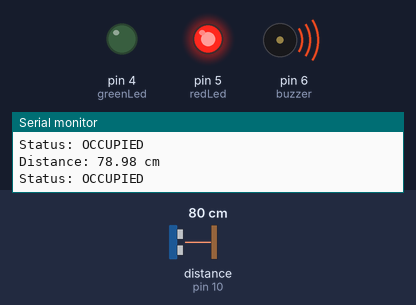
Simulated run of this sketch. Board: Arduino Uno, built with avr-gcc and run on an emulated ATmega328P. On the bench: output pins drawn as LEDs (lit = HIGH), buzzer (waves = sounding), the last lines printed to the serial monitor. Wiring (inferred from the names in the program): ultrasonic range finder: trigger pin 9; echo pin 10. The inputs (shaded band) are chosen by the test bench; at power-on: distance to the obstacle (sensor on pin 10) 80 cm. The echo pulse lasts 58.3 µs per cm; pins used as bus, display or sensor lines are not drawn.

Above: at 1.2 s.
1.3 s: distance to the obstacle (sensor on pin 10) set to 99 cm
2.8 s: distance to the obstacle (sensor on pin 10) set to 104 cm
At 4.0 s:
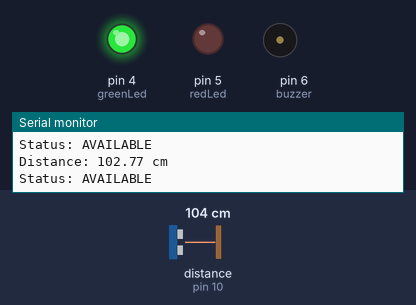
4.3 s: distance to the obstacle (sensor on pin 10) set to 2 cm
At 4.7 s:
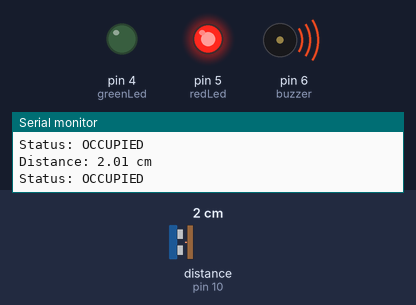
5.8 s: distance to the obstacle (sensor on pin 10) set to 120 cm
At 6.5 s:
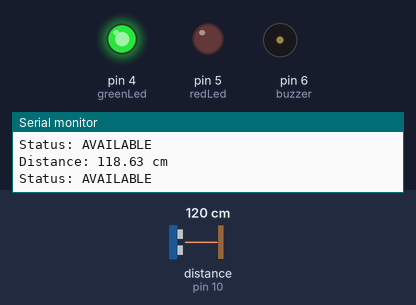
Timing chart, 0 to 8.4 s (numbered marks = the images above; inputs shaded):
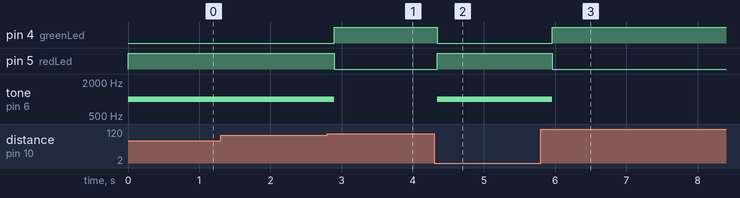

Measured:
- the behaviour switches between 101 and 102 cm on distance to the obstacle (sensor on pin 10) (found by bisection; images 0 and 1)
- after the input at 2.8 s, pin 4 (greenLed): LOW → HIGH after 0.10 s; pin 5 (redLed): HIGH → LOW after 0.10 s; tone on pin 6 (buzzer): 1000 Hz → silent after 0.10 s
- after the input at 4.3 s, pin 4 (greenLed): HIGH → LOW at once; pin 5 (redLed): LOW → HIGH at once; tone on pin 6 (buzzer): silent → 1000 Hz at once
- after the input at 5.8 s, pin 4 (greenLed): LOW → HIGH after 0.16 s; pin 5 (redLed): HIGH → LOW after 0.16 s; tone on pin 6 (buzzer): 1000 Hz → silent after 0.16 s

The sketch:

smart_park.ino
```cpp
int trigPin = 9;
int echoPin = 10;
int greenLed = 4;
int redLed = 5;
int buzzer = 6;

long duration;
float distance;

void setup()
{
  pinMode(trigPin, OUTPUT);
  pinMode(echoPin, INPUT);
  pinMode(greenLed, OUTPUT);
  pinMode(redLed, OUTPUT);
  pinMode(buzzer, OUTPUT);
  Serial.begin(9600);
}

void loop()
{
  /*send a short pulse from the sensor */
  digitalWrite(trigPin, LOW);
  delayMicroseconds(2);
  digitalWrite(trigPin, HIGH);
  delayMicroseconds(10);
  digitalWrite(trigPin, LOW);

  /*find how long the echo takes and chnage to cm */
  duration = pulseIn(echoPin, HIGH);
  distance = duration * 0.034 / 2;

  /*show the distance*/
  Serial.print("Distance: ");
  Serial.print(distance);
  Serial.println(" cm");

  /*actions for if a car closer than 100 cm*/
  if (distance < 100)
  {
    digitalWrite(greenLed, LOW);
    digitalWrite(redLed, HIGH);
    tone(buzzer, 1000);
    Serial.println("Status: OCCUPIED");
  }
  else
  {
    digitalWrite(greenLed, HIGH);
    digitalWrite(redLed, LOW);
    noTone(buzzer);
    Serial.println("Status: AVAILABLE");
  }

  delay(200);
}
```
